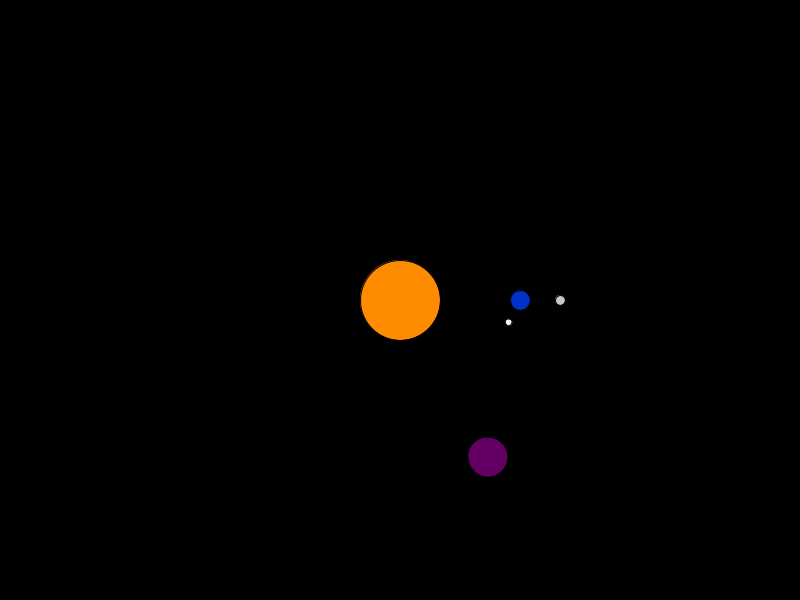
Frame 1 (no input)
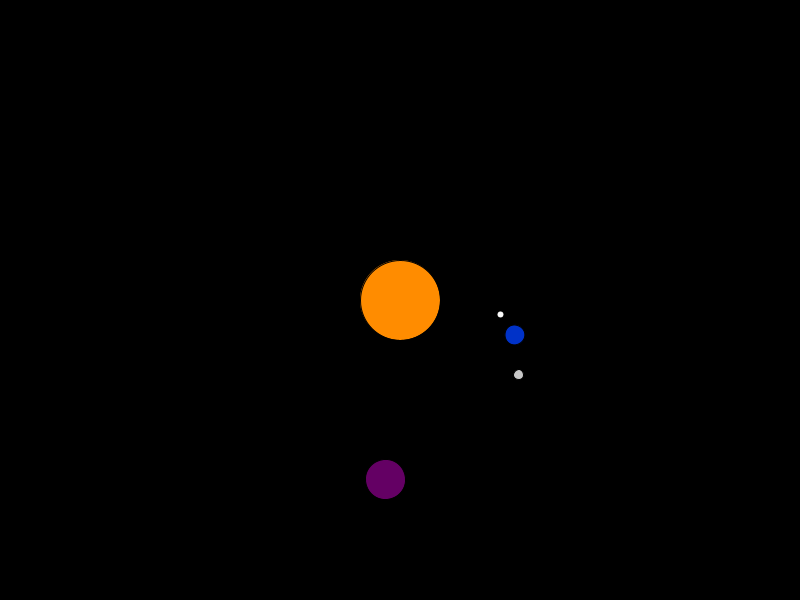
Frame 60 (the mouse pressed at the canvas centre just before this capture)
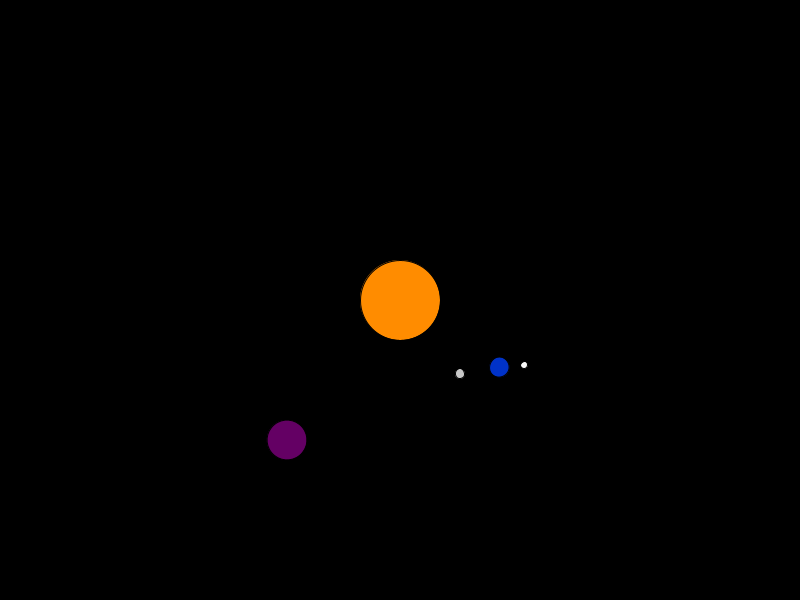
Frame 120 (the mouse held since frame 60 and released just before this capture)

The Processing sketch that drew these frames (run headless with seeded random() and noise(); from frame 60 on, the mouse is pressed at the canvas centre):

// Processing sketch: Module1
// ── Module1.pde
int a = 1;
float planetAngle = 0; 
float planetOrbitRadius = 120; 

float planet2Angle = -200; 
float planet2OrbitRadius = 180; 

float moonAngle = 0;
float moonOrbitRadius = 40; // hvor langt ut fra planet1

float moon2Angle = 90;
float moon2OrbitRadius = 25; // hvor langt ut fra planet1


void setup() {
  size(800, 600);
  background(0, 0, 0);
}

void draw() {
  background(0, 0, 0);
  translate(width/2,height/2);
    
  fill(255, 140, 0);
  ellipse(0, 0, 80, 80);
  
  pushMatrix();
  
 
  
  // planet 1
  rotate(planetAngle);
  translate(planetOrbitRadius, 0);
  fill(0, 50, 200);
  ellipse(0, 0, 20, 20);
  
  pushMatrix();
  
  // måne
  rotate(moonAngle);
  translate(moonOrbitRadius, 0);
  fill(200, 200, 200);
  ellipse(0, 0, 10, 10);
  
  popMatrix();
  
  rotate(moon2Angle);
  translate(moon2OrbitRadius, 0);
  fill(250, 250, 250);
  ellipse(0, 0, 7, 7);
  
  
  popMatrix();
  // planet 2
  rotate(planet2Angle);
  translate(planet2OrbitRadius, 0);
  fill(100, 0, 100);
  ellipse(0, 0, 40, 40);
  
  
  
  planetAngle += 0.005;
  planet2Angle += 0.01;
  moonAngle += 0.02;
  moon2Angle += 0.03;
  
  a++;
}
